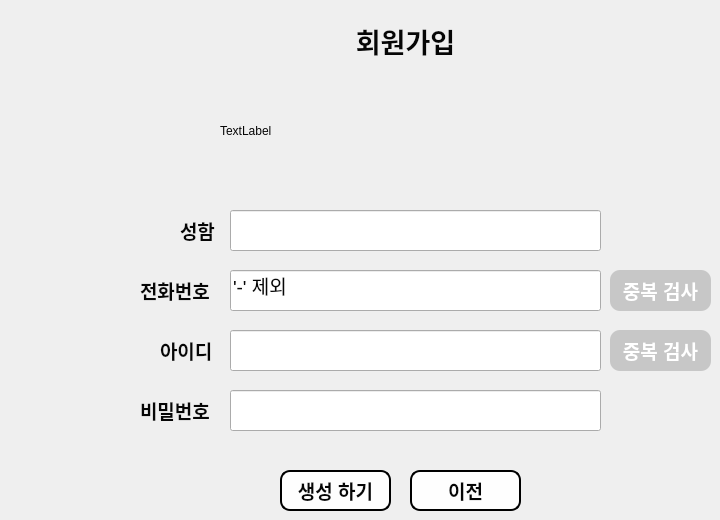
     <widget class="QWidget" name="page_3">
      <widget class="QLabel" name="label_15">
       <property name="geometry">
        <rect>
         <x>270</x>
         <y>20</y>
         <width>271</width>
         <height>41</height>
        </rect>
       </property>
       <property name="font">
        <font>
         <pointsize>20</pointsize>
         <bold>true</bold>
        </font>
       </property>
       <property name="styleSheet">
        <string notr="true">color: rgb(6, 6, 6);</string>
       </property>
       <property name="text">
        <string>회원가입</string>
       </property>
       <property name="alignment">
        <set>Qt::AlignCenter</set>
       </property>
      </widget>
      <widget class="QLineEdit" name="Ename">
       <property name="geometry">
        <rect>
         <x>230</x>
         <y>210</y>
         <width>371</width>
         <height>41</height>
        </rect>
       </property>
       <property name="font">
        <font>
         <pointsize>14</pointsize>
        </font>
       </property>
       <property name="styleSheet">
        <string notr="true">color: rgb(6, 6, 6);</string>
       </property>
      </widget>
      <widget class="QLineEdit" name="Ephone">
       <property name="geometry">
        <rect>
         <x>230</x>
         <y>270</y>
         <width>371</width>
         <height>41</height>
        </rect>
       </property>
       <property name="font">
        <font>
         <pointsize>14</pointsize>
        </font>
       </property>
       <property name="styleSheet">
        <string notr="true">color: rgb(6, 6, 6);</string>
       </property>
       <property name="text">
        <string>'-' 제외</string>
       </property>
      </widget>
      <widget class="QLineEdit" name="Eid">
       <property name="geometry">
        <rect>
         <x>230</x>
         <y>330</y>
         <width>371</width>
         <height>41</height>
        </rect>
       </property>
       <property name="font">
        <font>
         <pointsize>14</pointsize>
        </font>
       </property>
       <property name="styleSheet">
        <string notr="true">color: rgb(6, 6, 6);</string>
       </property>
      </widget>
      <widget class="QLineEdit" name="Epw">
       <property name="geometry">
        <rect>
         <x>230</x>
         <y>390</y>
         <width>371</width>
         <height>41</height>
        </rect>
       </property>
       <property name="font">
        <font>
         <pointsize>14</pointsize>
        </font>
       </property>
       <property name="styleSheet">
        <string notr="true">color: rgb(6, 6, 6);</string>
       </property>
       <property name="echoMode">
        <enum>QLineEdit::Password</enum>
       </property>
      </widget>
      <widget class="QLabel" name="label_16">
       <property name="geometry">
        <rect>
         <x>180</x>
         <y>210</y>
         <width>41</width>
         <height>41</height>
        </rect>
       </property>
       <property name="font">
        <font>
         <pointsize>14</pointsize>
         <bold>true</bold>
        </font>
       </property>
       <property name="styleSheet">
        <string notr="true">color: rgb(6, 6, 6);</string>
       </property>
       <property name="text">
        <string>성함</string>
       </property>
      </widget>
      <widget class="QLabel" name="label_17">
       <property name="geometry">
        <rect>
         <x>140</x>
         <y>270</y>
         <width>81</width>
         <height>41</height>
        </rect>
       </property>
       <property name="font">
        <font>
         <pointsize>14</pointsize>
         <bold>true</bold>
        </font>
       </property>
       <property name="styleSheet">
        <string notr="true">color: rgb(6, 6, 6);</string>
       </property>
       <property name="text">
        <string>전화번호</string>
       </property>
      </widget>
      <widget class="QLabel" name="label_18">
       <property name="geometry">
        <rect>
         <x>160</x>
         <y>330</y>
         <width>61</width>
         <height>41</height>
        </rect>
       </property>
       <property name="font">
        <font>
         <pointsize>14</pointsize>
         <bold>true</bold>
        </font>
       </property>
       <property name="styleSheet">
        <string notr="true">color: rgb(6, 6, 6);</string>
       </property>
       <property name="text">
        <string>아이디</string>
       </property>
      </widget>
      <widget class="QLabel" name="label_19">
       <property name="geometry">
        <rect>
         <x>140</x>
         <y>390</y>
         <width>81</width>
         <height>41</height>
        </rect>
       </property>
       <property name="font">
        <font>
         <pointsize>14</pointsize>
         <bold>true</bold>
        </font>
       </property>
       <property name="styleSheet">
        <string notr="true">color: rgb(6, 6, 6);</string>
       </property>
       <property name="text">
        <string>비밀번호</string>
       </property>
      </widget>
      <widget class="QPushButton" name="btnCKphone">
       <property name="geometry">
        <rect>
         <x>610</x>
         <y>270</y>
         <width>101</width>
         <height>41</height>
        </rect>
       </property>
       <property name="font">
        <font>
         <pointsize>14</pointsize>
         <bold>true</bold>
        </font>
       </property>
       <property name="styleSheet">
        <string notr="true">color: rgb(255, 255, 255);
background-color: rgb(199, 199, 199);
border-radius: 10px;</string>
       </property>
       <property name="text">
        <string>중복 검사</string>
       </property>
      </widget>
      <widget class="QPushButton" name="btnCKid">
       <property name="geometry">
        <rect>
         <x>610</x>
         <y>330</y>
         <width>101</width>
         <height>41</height>
        </rect>
       </property>
       <property name="font">
        <font>
         <pointsize>14</pointsize>
         <bold>true</bold>
        </font>
       </property>
       <property name="styleSheet">
        <string notr="true">color: rgb(255, 255, 255);
background-color: rgb(199, 199, 199);
border-radius: 10px;</string>
       </property>
       <property name="text">
        <string>중복 검사</string>
       </property>
      </widget>
      <widget class="QLabel" name="label_20">
       <property name="geometry">
        <rect>
         <x>220</x>
         <y>80</y>
         <width>381</width>
         <height>101</height>
        </rect>
       </property>
       <property name="styleSheet">
        <string notr="true">color: rgb(6, 6, 6);</string>
       </property>
       <property name="text">
        <string>TextLabel</string>
       </property>
      </widget>
      <widget class="QPushButton" name="btnEnroll">
       <property name="geometry">
        <rect>
         <x>280</x>
         <y>470</y>
         <width>111</width>
         <height>41</height>
        </rect>
       </property>
       <property name="font">
        <font>
         <pointsize>14</pointsize>
         <bold>true</bold>
        </font>
       </property>
       <property name="styleSheet">
        <string notr="true">color: rgb(6, 6, 6);
border-radius: 10px;
background-color: rgb(254, 254, 254);
border:2px solid;</string>
       </property>
       <property name="text">
        <string>생성 하기</string>
       </property>
      </widget>
      <widget class="QPushButton" name="btnBack">
       <property name="geometry">
        <rect>
         <x>410</x>
         <y>470</y>
         <width>111</width>
         <height>41</height>
        </rect>
       </property>
       <property name="font">
        <font>
         <pointsize>14</pointsize>
         <bold>true</bold>
        </font>
       </property>
       <property name="styleSheet">
        <string notr="true">color: rgb(6, 6, 6);
border-radius: 10px;
background-color: rgb(254, 254, 254);
border:2px solid;</string>
       </property>
       <property name="text">
        <string>이전</string>
       </property>
      </widget>
     </widget>
